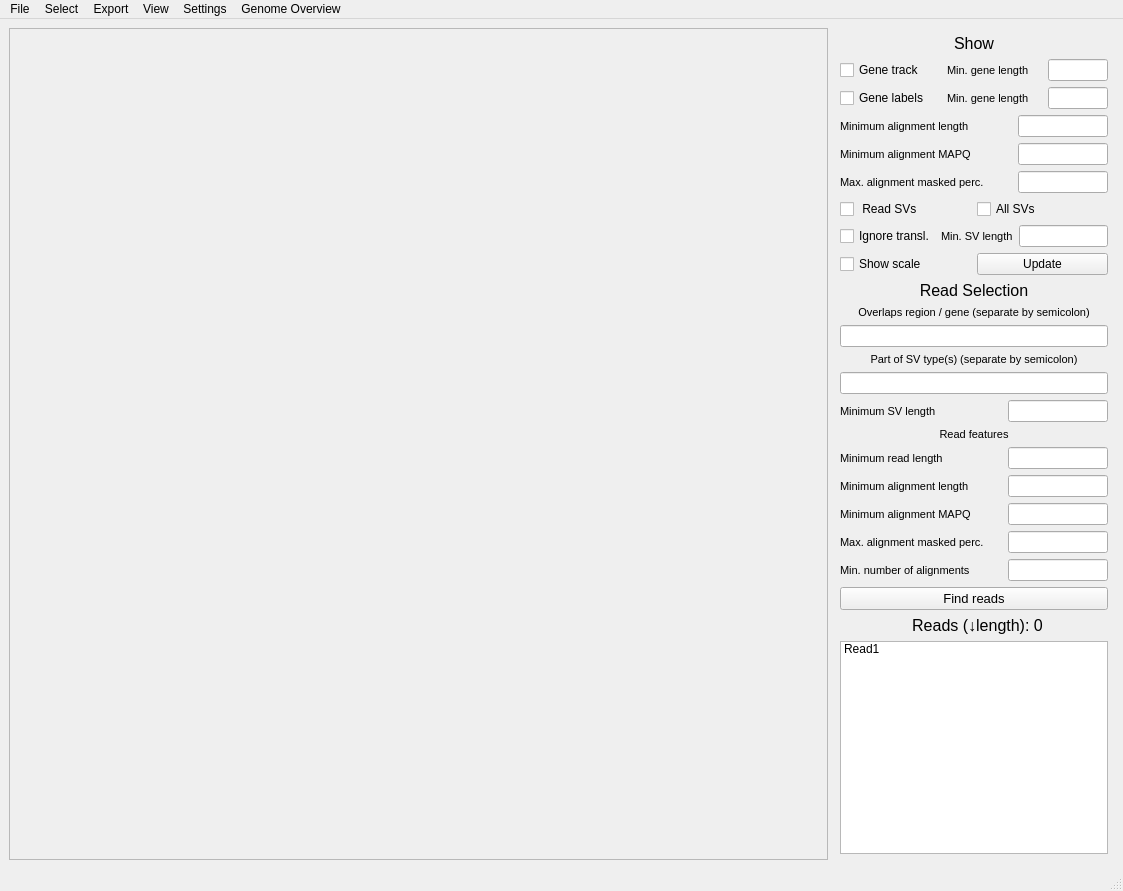
<?xml version="1.0" encoding="UTF-8"?>
<ui version="4.0">
 <class>MainWindow</class>
 <widget class="QMainWindow" name="MainWindow">
  <property name="geometry">
   <rect>
    <x>0</x>
    <y>0</y>
    <width>1123</width>
    <height>891</height>
   </rect>
  </property>
  <property name="font">
   <font>
    <kerning>true</kerning>
   </font>
  </property>
  <property name="cursor">
   <cursorShape>ArrowCursor</cursorShape>
  </property>
  <property name="windowTitle">
   <string>MainWindow</string>
  </property>
  <widget class="QWidget" name="centralwidget">
   <layout class="QHBoxLayout" name="horizontalLayout_6">
    <item>
     <layout class="QHBoxLayout" name="horizontalLayout">
      <item>
       <widget class="QScrollArea" name="scrollArea">
        <property name="minimumSize">
         <size>
          <width>0</width>
          <height>0</height>
         </size>
        </property>
        <property name="widgetResizable">
         <bool>true</bool>
        </property>
        <widget class="QWidget" name="scrollContents">
         <property name="geometry">
          <rect>
           <x>0</x>
           <y>0</y>
           <width>815</width>
           <height>828</height>
          </rect>
         </property>
        </widget>
       </widget>
      </item>
      <item>
       <widget class="QWidget" name="rightpanel_widget" native="true">
        <property name="minimumSize">
         <size>
          <width>280</width>
          <height>0</height>
         </size>
        </property>
        <property name="maximumSize">
         <size>
          <width>280</width>
          <height>16777215</height>
         </size>
        </property>
        <layout class="QVBoxLayout" name="verticalLayout_2">
         <property name="spacing">
          <number>6</number>
         </property>
         <property name="leftMargin">
          <number>6</number>
         </property>
         <property name="topMargin">
          <number>6</number>
         </property>
         <property name="rightMargin">
          <number>6</number>
         </property>
         <property name="bottomMargin">
          <number>6</number>
         </property>
         <item>
          <layout class="QVBoxLayout" name="verticalLayout_3">
           <item>
            <widget class="QLabel" name="label">
             <property name="font">
              <font>
               <pointsize>12</pointsize>
               <weight>50</weight>
               <bold>false</bold>
               <strikeout>false</strikeout>
              </font>
             </property>
             <property name="text">
              <string>Show</string>
             </property>
             <property name="alignment">
              <set>Qt::AlignCenter</set>
             </property>
            </widget>
           </item>
           <item>
            <layout class="QHBoxLayout" name="horizontalLayout_14">
             <item>
              <widget class="QCheckBox" name="checkbox_geneTrack">
               <property name="font">
                <font>
                 <pointsize>9</pointsize>
                </font>
               </property>
               <property name="text">
                <string>Gene track</string>
               </property>
              </widget>
             </item>
             <item>
              <widget class="QLabel" name="label_18">
               <property name="minimumSize">
                <size>
                 <width>0</width>
                 <height>0</height>
                </size>
               </property>
               <property name="maximumSize">
                <size>
                 <width>95</width>
                 <height>16777215</height>
                </size>
               </property>
               <property name="font">
                <font>
                 <pointsize>8</pointsize>
                 <weight>50</weight>
                 <bold>false</bold>
                 <strikeout>false</strikeout>
                </font>
               </property>
               <property name="text">
                <string>Min. gene length</string>
               </property>
               <property name="alignment">
                <set>Qt::AlignLeading|Qt::AlignLeft|Qt::AlignVCenter</set>
               </property>
              </widget>
             </item>
             <item>
              <widget class="QLineEdit" name="input_minGeneLen_show">
               <property name="minimumSize">
                <size>
                 <width>0</width>
                 <height>0</height>
                </size>
               </property>
               <property name="maximumSize">
                <size>
                 <width>60</width>
                 <height>16777215</height>
                </size>
               </property>
              </widget>
             </item>
            </layout>
           </item>
           <item>
            <layout class="QHBoxLayout" name="horizontalLayout_15">
             <item>
              <widget class="QCheckBox" name="checkbox_geneLabels">
               <property name="font">
                <font>
                 <pointsize>9</pointsize>
                </font>
               </property>
               <property name="text">
                <string>Gene labels</string>
               </property>
              </widget>
             </item>
             <item>
              <widget class="QLabel" name="label_17">
               <property name="minimumSize">
                <size>
                 <width>0</width>
                 <height>0</height>
                </size>
               </property>
               <property name="maximumSize">
                <size>
                 <width>95</width>
                 <height>16777215</height>
                </size>
               </property>
               <property name="font">
                <font>
                 <pointsize>8</pointsize>
                 <weight>50</weight>
                 <bold>false</bold>
                 <strikeout>false</strikeout>
                </font>
               </property>
               <property name="text">
                <string>Min. gene length</string>
               </property>
               <property name="alignment">
                <set>Qt::AlignLeading|Qt::AlignLeft|Qt::AlignVCenter</set>
               </property>
              </widget>
             </item>
             <item>
              <widget class="QLineEdit" name="input_minGeneLen_label_show">
               <property name="minimumSize">
                <size>
                 <width>0</width>
                 <height>0</height>
                </size>
               </property>
               <property name="maximumSize">
                <size>
                 <width>60</width>
                 <height>16777215</height>
                </size>
               </property>
              </widget>
             </item>
            </layout>
           </item>
           <item>
            <layout class="QHBoxLayout" name="horizontalLayout_9">
             <item>
              <widget class="QLabel" name="label_11">
               <property name="minimumSize">
                <size>
                 <width>130</width>
                 <height>0</height>
                </size>
               </property>
               <property name="font">
                <font>
                 <pointsize>8</pointsize>
                 <weight>50</weight>
                 <bold>false</bold>
                 <strikeout>false</strikeout>
                </font>
               </property>
               <property name="text">
                <string>Minimum alignment length</string>
               </property>
               <property name="alignment">
                <set>Qt::AlignLeading|Qt::AlignLeft|Qt::AlignVCenter</set>
               </property>
              </widget>
             </item>
             <item>
              <widget class="QLineEdit" name="input_minAlen_show">
               <property name="maximumSize">
                <size>
                 <width>90</width>
                 <height>16777215</height>
                </size>
               </property>
              </widget>
             </item>
            </layout>
           </item>
           <item>
            <layout class="QHBoxLayout" name="horizontalLayout_4">
             <item>
              <widget class="QLabel" name="label_10">
               <property name="minimumSize">
                <size>
                 <width>130</width>
                 <height>0</height>
                </size>
               </property>
               <property name="font">
                <font>
                 <pointsize>8</pointsize>
                 <weight>50</weight>
                 <bold>false</bold>
                 <strikeout>false</strikeout>
                </font>
               </property>
               <property name="text">
                <string>Minimum alignment MAPQ</string>
               </property>
               <property name="alignment">
                <set>Qt::AlignLeading|Qt::AlignLeft|Qt::AlignVCenter</set>
               </property>
              </widget>
             </item>
             <item>
              <widget class="QLineEdit" name="input_minMapq_show">
               <property name="maximumSize">
                <size>
                 <width>90</width>
                 <height>16777215</height>
                </size>
               </property>
              </widget>
             </item>
            </layout>
           </item>
           <item>
            <layout class="QHBoxLayout" name="horizontalLayout_5">
             <item>
              <widget class="QLabel" name="label_14">
               <property name="minimumSize">
                <size>
                 <width>130</width>
                 <height>0</height>
                </size>
               </property>
               <property name="font">
                <font>
                 <pointsize>8</pointsize>
                 <weight>50</weight>
                 <bold>false</bold>
                 <strikeout>false</strikeout>
                </font>
               </property>
               <property name="text">
                <string>Max. alignment masked perc.</string>
               </property>
               <property name="alignment">
                <set>Qt::AlignLeading|Qt::AlignLeft|Qt::AlignVCenter</set>
               </property>
              </widget>
             </item>
             <item>
              <widget class="QLineEdit" name="input_maxMaskFrac_show">
               <property name="maximumSize">
                <size>
                 <width>90</width>
                 <height>16777215</height>
                </size>
               </property>
              </widget>
             </item>
            </layout>
           </item>
           <item>
            <layout class="QHBoxLayout" name="horizontalLayout_8">
             <item>
              <widget class="QCheckBox" name="checkbox_read_SVs">
               <property name="text">
                <string> Read SVs</string>
               </property>
              </widget>
             </item>
             <item>
              <widget class="QCheckBox" name="checkbox_SVs">
               <property name="text">
                <string>All SVs</string>
               </property>
              </widget>
             </item>
            </layout>
           </item>
           <item>
            <layout class="QHBoxLayout" name="horizontalLayout_12">
             <item>
              <widget class="QCheckBox" name="checkbox_ignoreTra">
               <property name="text">
                <string>Ignore transl.</string>
               </property>
              </widget>
             </item>
             <item>
              <widget class="QLabel" name="label_16">
               <property name="minimumSize">
                <size>
                 <width>0</width>
                 <height>0</height>
                </size>
               </property>
               <property name="maximumSize">
                <size>
                 <width>80</width>
                 <height>16777215</height>
                </size>
               </property>
               <property name="font">
                <font>
                 <pointsize>8</pointsize>
                 <weight>50</weight>
                 <bold>false</bold>
                 <strikeout>false</strikeout>
                </font>
               </property>
               <property name="text">
                <string>Min. SV length</string>
               </property>
               <property name="alignment">
                <set>Qt::AlignLeading|Qt::AlignLeft|Qt::AlignVCenter</set>
               </property>
              </widget>
             </item>
             <item>
              <widget class="QLineEdit" name="input_minSVlen_show">
               <property name="maximumSize">
                <size>
                 <width>100</width>
                 <height>16777215</height>
                </size>
               </property>
              </widget>
             </item>
            </layout>
           </item>
           <item>
            <layout class="QHBoxLayout" name="horizontalLayout_16">
             <item>
              <widget class="QCheckBox" name="checkbox_scale">
               <property name="text">
                <string>Show scale</string>
               </property>
              </widget>
             </item>
             <item>
              <widget class="QPushButton" name="button_updatePlot">
               <property name="sizePolicy">
                <sizepolicy hsizetype="Preferred" vsizetype="Fixed">
                 <horstretch>0</horstretch>
                 <verstretch>0</verstretch>
                </sizepolicy>
               </property>
               <property name="layoutDirection">
                <enum>Qt::LeftToRight</enum>
               </property>
               <property name="autoFillBackground">
                <bool>false</bool>
               </property>
               <property name="text">
                <string>Update</string>
               </property>
              </widget>
             </item>
            </layout>
           </item>
           <item>
            <widget class="QLabel" name="label_2">
             <property name="font">
              <font>
               <pointsize>12</pointsize>
               <weight>50</weight>
               <bold>false</bold>
               <strikeout>false</strikeout>
              </font>
             </property>
             <property name="text">
              <string>Read Selection</string>
             </property>
             <property name="alignment">
              <set>Qt::AlignCenter</set>
             </property>
            </widget>
           </item>
           <item>
            <widget class="QLabel" name="label_3">
             <property name="font">
              <font>
               <pointsize>8</pointsize>
               <weight>50</weight>
               <bold>false</bold>
               <strikeout>false</strikeout>
              </font>
             </property>
             <property name="text">
              <string>Overlaps region / gene (separate by semicolon)</string>
             </property>
             <property name="alignment">
              <set>Qt::AlignCenter</set>
             </property>
            </widget>
           </item>
           <item>
            <widget class="QLineEdit" name="input_region"/>
           </item>
           <item>
            <widget class="QLabel" name="label_4">
             <property name="font">
              <font>
               <pointsize>8</pointsize>
               <weight>50</weight>
               <bold>false</bold>
               <strikeout>false</strikeout>
              </font>
             </property>
             <property name="text">
              <string>Part of SV type(s) (separate by semicolon)</string>
             </property>
             <property name="alignment">
              <set>Qt::AlignCenter</set>
             </property>
            </widget>
           </item>
           <item>
            <widget class="QLineEdit" name="input_partOfSVtype"/>
           </item>
           <item>
            <layout class="QHBoxLayout" name="horizontalLayout_11">
             <item>
              <widget class="QLabel" name="label_13">
               <property name="minimumSize">
                <size>
                 <width>130</width>
                 <height>0</height>
                </size>
               </property>
               <property name="font">
                <font>
                 <pointsize>8</pointsize>
                 <weight>50</weight>
                 <bold>false</bold>
                 <strikeout>false</strikeout>
                </font>
               </property>
               <property name="text">
                <string>Minimum SV length</string>
               </property>
               <property name="alignment">
                <set>Qt::AlignLeading|Qt::AlignLeft|Qt::AlignVCenter</set>
               </property>
              </widget>
             </item>
             <item>
              <widget class="QLineEdit" name="input_minSVlen">
               <property name="maximumSize">
                <size>
                 <width>100</width>
                 <height>16777215</height>
                </size>
               </property>
              </widget>
             </item>
            </layout>
           </item>
           <item>
            <widget class="QLabel" name="label_5">
             <property name="font">
              <font>
               <pointsize>8</pointsize>
               <weight>50</weight>
               <bold>false</bold>
               <strikeout>false</strikeout>
              </font>
             </property>
             <property name="text">
              <string>Read features</string>
             </property>
             <property name="alignment">
              <set>Qt::AlignCenter</set>
             </property>
            </widget>
           </item>
           <item>
            <layout class="QHBoxLayout" name="horizontalLayout_2">
             <item>
              <widget class="QLabel" name="label_8">
               <property name="minimumSize">
                <size>
                 <width>130</width>
                 <height>0</height>
                </size>
               </property>
               <property name="font">
                <font>
                 <pointsize>8</pointsize>
                 <weight>50</weight>
                 <bold>false</bold>
                 <strikeout>false</strikeout>
                </font>
               </property>
               <property name="text">
                <string>Minimum read length</string>
               </property>
               <property name="alignment">
                <set>Qt::AlignLeading|Qt::AlignLeft|Qt::AlignVCenter</set>
               </property>
              </widget>
             </item>
             <item>
              <widget class="QLineEdit" name="input_minReadLen">
               <property name="maximumSize">
                <size>
                 <width>100</width>
                 <height>16777215</height>
                </size>
               </property>
              </widget>
             </item>
            </layout>
           </item>
           <item>
            <layout class="QHBoxLayout" name="horizontalLayout_3">
             <item>
              <widget class="QLabel" name="label_9">
               <property name="minimumSize">
                <size>
                 <width>130</width>
                 <height>0</height>
                </size>
               </property>
               <property name="font">
                <font>
                 <pointsize>8</pointsize>
                 <weight>50</weight>
                 <bold>false</bold>
                 <strikeout>false</strikeout>
                </font>
               </property>
               <property name="text">
                <string>Minimum alignment length</string>
               </property>
               <property name="alignment">
                <set>Qt::AlignLeading|Qt::AlignLeft|Qt::AlignVCenter</set>
               </property>
              </widget>
             </item>
             <item>
              <widget class="QLineEdit" name="input_minAlen">
               <property name="maximumSize">
                <size>
                 <width>100</width>
                 <height>16777215</height>
                </size>
               </property>
              </widget>
             </item>
            </layout>
           </item>
           <item>
            <layout class="QHBoxLayout" name="horizontalLayout_13">
             <item>
              <widget class="QLabel" name="label_15">
               <property name="minimumSize">
                <size>
                 <width>130</width>
                 <height>0</height>
                </size>
               </property>
               <property name="font">
                <font>
                 <pointsize>8</pointsize>
                 <weight>50</weight>
                 <bold>false</bold>
                 <strikeout>false</strikeout>
                </font>
               </property>
               <property name="text">
                <string>Minimum alignment MAPQ</string>
               </property>
               <property name="alignment">
                <set>Qt::AlignLeading|Qt::AlignLeft|Qt::AlignVCenter</set>
               </property>
              </widget>
             </item>
             <item>
              <widget class="QLineEdit" name="input_minMapq">
               <property name="maximumSize">
                <size>
                 <width>100</width>
                 <height>16777215</height>
                </size>
               </property>
              </widget>
             </item>
            </layout>
           </item>
           <item>
            <layout class="QHBoxLayout" name="horizontalLayout_7">
             <item>
              <widget class="QLabel" name="label_19">
               <property name="minimumSize">
                <size>
                 <width>130</width>
                 <height>0</height>
                </size>
               </property>
               <property name="font">
                <font>
                 <pointsize>8</pointsize>
                 <weight>50</weight>
                 <bold>false</bold>
                 <strikeout>false</strikeout>
                </font>
               </property>
               <property name="text">
                <string>Max. alignment masked perc.</string>
               </property>
               <property name="alignment">
                <set>Qt::AlignLeading|Qt::AlignLeft|Qt::AlignVCenter</set>
               </property>
              </widget>
             </item>
             <item>
              <widget class="QLineEdit" name="input_maxMaskFrac">
               <property name="maximumSize">
                <size>
                 <width>100</width>
                 <height>16777215</height>
                </size>
               </property>
              </widget>
             </item>
            </layout>
           </item>
           <item>
            <layout class="QHBoxLayout" name="horizontalLayout_10">
             <item>
              <widget class="QLabel" name="label_12">
               <property name="minimumSize">
                <size>
                 <width>150</width>
                 <height>0</height>
                </size>
               </property>
               <property name="font">
                <font>
                 <pointsize>8</pointsize>
                 <weight>50</weight>
                 <bold>false</bold>
                 <strikeout>false</strikeout>
                </font>
               </property>
               <property name="text">
                <string>Min. number of alignments</string>
               </property>
               <property name="alignment">
                <set>Qt::AlignLeading|Qt::AlignLeft|Qt::AlignVCenter</set>
               </property>
              </widget>
             </item>
             <item>
              <widget class="QLineEdit" name="input_minNumAlns">
               <property name="maximumSize">
                <size>
                 <width>100</width>
                 <height>16777215</height>
                </size>
               </property>
              </widget>
             </item>
            </layout>
           </item>
           <item>
            <widget class="QPushButton" name="button_findReads">
             <property name="font">
              <font>
               <pointsize>10</pointsize>
              </font>
             </property>
             <property name="text">
              <string>Find reads</string>
             </property>
            </widget>
           </item>
           <item>
            <widget class="QLabel" name="label_reads_found">
             <property name="minimumSize">
              <size>
               <width>275</width>
               <height>0</height>
              </size>
             </property>
             <property name="maximumSize">
              <size>
               <width>275</width>
               <height>16777215</height>
              </size>
             </property>
             <property name="font">
              <font>
               <pointsize>12</pointsize>
               <weight>50</weight>
               <bold>false</bold>
               <strikeout>false</strikeout>
              </font>
             </property>
             <property name="text">
              <string>Reads (↓length): 0</string>
             </property>
             <property name="alignment">
              <set>Qt::AlignCenter</set>
             </property>
            </widget>
           </item>
           <item>
            <layout class="QVBoxLayout" name="verticalLayout">
             <item>
              <widget class="QListWidget" name="listWidget">
               <property name="tabKeyNavigation">
                <bool>false</bool>
               </property>
               <property name="alternatingRowColors">
                <bool>true</bool>
               </property>
               <property name="selectionMode">
                <enum>QAbstractItemView::NoSelection</enum>
               </property>
               <property name="selectionBehavior">
                <enum>QAbstractItemView::SelectItems</enum>
               </property>
               <item>
                <property name="text">
                 <string>Read1</string>
                </property>
               </item>
              </widget>
             </item>
            </layout>
           </item>
          </layout>
         </item>
        </layout>
       </widget>
      </item>
     </layout>
    </item>
   </layout>
  </widget>
  <widget class="QStatusBar" name="statusbar"/>
  <widget class="QMenuBar" name="menubar">
   <property name="geometry">
    <rect>
     <x>0</x>
     <y>0</y>
     <width>1123</width>
     <height>21</height>
    </rect>
   </property>
   <widget class="QMenu" name="menuFile">
    <property name="title">
     <string>File</string>
    </property>
    <addaction name="actionImport_BAM"/>
    <addaction name="actionImport_GTF"/>
    <addaction name="actionImport_Repeats"/>
    <addaction name="actionImport_VCF"/>
    <addaction name="separator"/>
    <addaction name="actionExit"/>
   </widget>
   <widget class="QMenu" name="menuExport">
    <property name="title">
     <string>Export</string>
    </property>
    <addaction name="actionExport_current_read"/>
    <addaction name="actionExport_read_highlight"/>
    <addaction name="actionExport_read_selection"/>
    <addaction name="separator"/>
    <addaction name="actionExport_regions"/>
    <addaction name="actionExport_alignments"/>
    <addaction name="separator"/>
    <addaction name="actionExport_image"/>
   </widget>
   <widget class="QMenu" name="menuSelect">
    <property name="title">
     <string>Select</string>
    </property>
    <addaction name="actionInput_read"/>
    <addaction name="actionImport_read_list"/>
    <addaction name="actionClear_selection"/>
   </widget>
   <widget class="QMenu" name="menuView">
    <property name="title">
     <string>View</string>
    </property>
    <widget class="QMenu" name="menuZoom_in">
     <property name="title">
      <string>Zoom in (+)</string>
     </property>
     <addaction name="actionZoom_in_both"/>
     <addaction name="actionZoom_in_X_axis"/>
     <addaction name="actionZoom_in_Y_axis"/>
    </widget>
    <widget class="QMenu" name="menuZoom_out">
     <property name="title">
      <string>Zoom out (-)</string>
     </property>
     <addaction name="actionZoom_out_both"/>
     <addaction name="actionZoom_out_X_axis"/>
     <addaction name="actionZoom_out_Y_axis"/>
    </widget>
    <addaction name="actionReset_zoom"/>
    <addaction name="menuZoom_in"/>
    <addaction name="menuZoom_out"/>
   </widget>
   <widget class="QMenu" name="menuSettings">
    <property name="title">
     <string>Settings</string>
    </property>
    <addaction name="actionShow_settings"/>
    <addaction name="actionBAM_import_settings"/>
    <addaction name="actionVCF_import_settings"/>
    <addaction name="actionGTF_GFF_import_settings"/>
   </widget>
   <widget class="QMenu" name="menuGenome_overview">
    <property name="title">
     <string>Genome Overview</string>
    </property>
    <addaction name="actionRun_genomeOverview"/>
   </widget>
   <addaction name="menuFile"/>
   <addaction name="menuSelect"/>
   <addaction name="menuExport"/>
   <addaction name="menuView"/>
   <addaction name="menuSettings"/>
   <addaction name="menuGenome_overview"/>
  </widget>
  <action name="actionImport_BAM">
   <property name="text">
    <string>Import BAM</string>
   </property>
  </action>
  <action name="actionImport_GTF">
   <property name="text">
    <string>Import GTF</string>
   </property>
  </action>
  <action name="actionImport_Repeats">
   <property name="text">
    <string>Import repeats</string>
   </property>
  </action>
  <action name="actionImport_VCF">
   <property name="text">
    <string>Import VCF</string>
   </property>
  </action>
  <action name="actionExit">
   <property name="text">
    <string>Exit</string>
   </property>
  </action>
  <action name="actionExport_SVG">
   <property name="text">
    <string>Export SVG</string>
   </property>
  </action>
  <action name="actionExport_image">
   <property name="text">
    <string>Export image (PNG, SVG, PDF)</string>
   </property>
  </action>
  <action name="actionExport_read_selection">
   <property name="text">
    <string>Export read selection</string>
   </property>
  </action>
  <action name="actionExport_all_to_PNG">
   <property name="text">
    <string>Export all to PNG</string>
   </property>
  </action>
  <action name="actionExport_all_to_SVG">
   <property name="text">
    <string>Export all to SVG</string>
   </property>
  </action>
  <action name="actionImport_read_list">
   <property name="text">
    <string>Import read list</string>
   </property>
  </action>
  <action name="actionClear_selection">
   <property name="text">
    <string>Clear selection</string>
   </property>
  </action>
  <action name="actionExport_current_read">
   <property name="text">
    <string>Export current read</string>
   </property>
  </action>
  <action name="actionExport_regions">
   <property name="text">
    <string>Export regions</string>
   </property>
  </action>
  <action name="actionInput_read">
   <property name="text">
    <string>Input read name(s)</string>
   </property>
  </action>
  <action name="actionReset_zoom">
   <property name="text">
    <string>Reset zoom</string>
   </property>
  </action>
  <action name="actionVCF_import_settings">
   <property name="text">
    <string>VCF import settings</string>
   </property>
  </action>
  <action name="actionGTF_GFF_import_settings">
   <property name="text">
    <string>GTF/GFF import settings</string>
   </property>
  </action>
  <action name="actionSHOW_VCF_SETTINGS">
   <property name="text">
    <string>SHOW_VCF_SETTINGS</string>
   </property>
  </action>
  <action name="actionZoom_in_X_axis">
   <property name="text">
    <string>X-axis (shift)</string>
   </property>
  </action>
  <action name="actionZoom_in_Y_axis">
   <property name="text">
    <string>Y-axis (alt)</string>
   </property>
  </action>
  <action name="actionZoom_out_X_axis">
   <property name="text">
    <string>X-axis (shift)</string>
   </property>
  </action>
  <action name="actionZoom_out_Y_axis">
   <property name="text">
    <string>Y-axis (alt)</string>
   </property>
  </action>
  <action name="actionZoom_in_both">
   <property name="text">
    <string>Both</string>
   </property>
  </action>
  <action name="actionZoom_out_both">
   <property name="text">
    <string>Both</string>
   </property>
  </action>
  <action name="actionExport_alignments">
   <property name="text">
    <string>Export alignments</string>
   </property>
  </action>
  <action name="actionRun_genomeOverview">
   <property name="text">
    <string>Open Module</string>
   </property>
  </action>
  <action name="actionBAM_import_settings">
   <property name="text">
    <string>BAM import settings</string>
   </property>
  </action>
  <action name="actionExport_read_highlight">
   <property name="text">
    <string>Export read highlight</string>
   </property>
  </action>
  <action name="actionShow_settings">
   <property name="text">
    <string>Show settings</string>
   </property>
  </action>
 </widget>
 <resources/>
 <connections/>
</ui>
